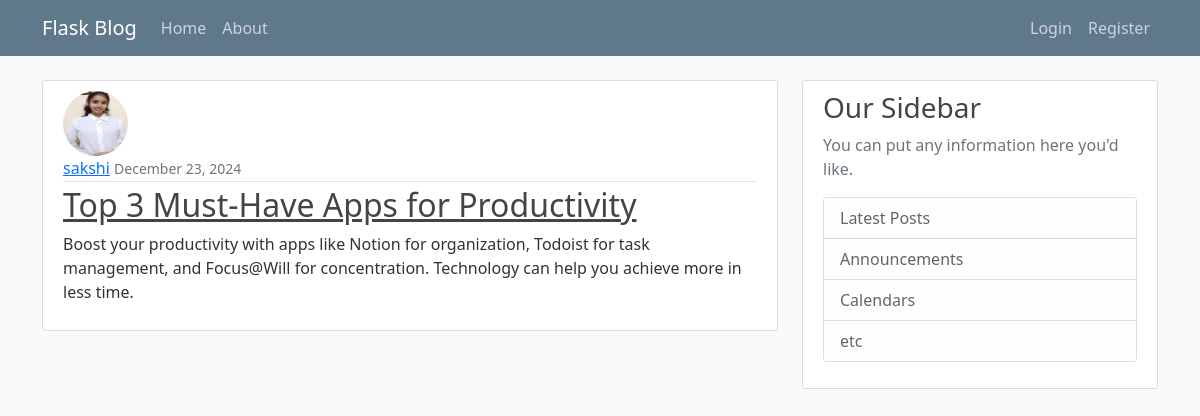
/post/28, run on the app's committed database.
### flask_blog/models.py (models this page shows, shortened)
class User(db.Model, UserMixin):
    id = db.Column(db.Integer, primary_key=True)
    username = db.Column(db.String(20), unique=True, nullable=False)  # Corrected typo from 'usernam' to 'username'
    email = db.Column(db.String(120), unique=True, nullable=False)
    image_file = db.Column(db.String(120), nullable=True, default='default.jpg')
    password = db.Column(db.String(60), nullable=False)
    posts = db.relationship('Post', backref='author', lazy=True)  # Changed 'post' to 'posts' for consistency

class Post(db.Model):
    id = db.Column(db.Integer, primary_key=True)
    title = db.Column(db.String(100), nullable=False)  # Increased length of title for flexibility
    date_posted = db.Column(db.DateTime, nullable=False, default=datetime.utcnow)
    content = db.Column(db.Text, nullable=False)
    user_id = db.Column(db.Integer, db.ForeignKey('user.id'), nullable=True)  # Adjusted 'nullable' as needed

### flask_blog/routes.py (the view)
@app.route('/post/<int:post_id>')
def post(post_id):
    post = Post.query.get_or_404(post_id)
    return render_template('post.html', title=post.title, post = post)

### flask_blog/templates/post.html (shortened to what this page needs)
{% extends 'Layout.html' %}
{% block content %}
<article class="media content-section">
    <img class="rounded-circle article-img" src="{{ url_for('static', filename='profile_pics/' + post.author.image_file) }}" alt="Profile Picture">
    <div class="media-body">
        <div class="article-metadata">
            <a class="mr-2" href="{{ url_for('user_posts', username=post.author.username) }}">{{ post.author.username }}</a>
            <small class="text-muted">{{ post.date_posted.strftime('%B %d, %Y') }}</small>
        </div>
        <h2><a class="article-title" href="{{ url_for('user_posts', username=post.author.username) }}">{{ post.title }}</a></h2>
        <p class="article-content">{{ post.content }}</p>
    </div>
</article>
{% endblock %}

### flask_blog/static/main.css (style rules this page uses)
body { background: #fafafa; color: #333333; margin-top: 5rem; }
h1, h2, h3, h4, h5, h6 { color: #444444; }
.content-section { background: #ffffff; padding: 10px 20px; border: 1px solid #dddddd; border-radius: 3px; margin-bottom: 20px; }
.article-title { color: #444444; }
.article-content { white-space: pre-line; }
.article-img { height: 65px; width: 65px; margin-right: 16px; }
.article-metadata { padding-bottom: 1px; margin-bottom: 4px; border-bottom: 1px solid #e3e3e3 }

### data on the page
User: image_file (picture), author.username "sakshi"
Post: date_posted "December 23, 2024", title "Top 3 Must-Have Apps for Productivity", content "Boost your productivity with apps like Notion for organization, Todoist for task management, and Focus@Will for concentration. Technology can help you achieve more in less time."
